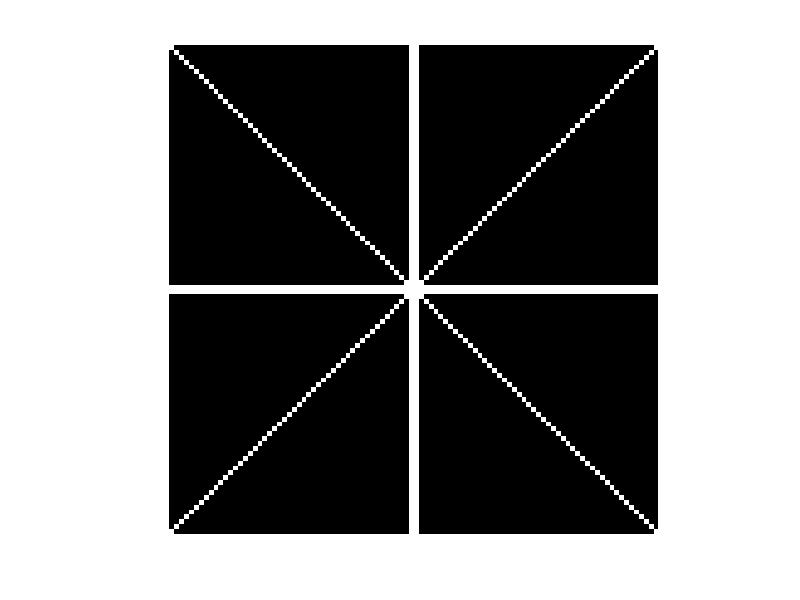

The MATLAB script that drew this image:
% LAB 5 - TASK 4 (BONUS)

% Create a 100x100 identity matrix and use imshow to plot a greyscale 
% representation of the identity matrix
% Use for loops and if statements to add to the identity matrix the 
% following white lines:
% - Add a horizontal line at rows 50 & 51
% - Add a vertical line at columns 50 & 51
% - Add a diagonal line from top right to bottom left

% -------------------------------------------------------------------------

% Create an identity matrix
identity_matrix = eye(100);

% For loop that will run 100 times (size of rows & columns)
for i = 1:100
    
    % HORIZONTAL LINES - For rows 50 & 51, all the columns will be updated
    identity_matrix(50, i) = 1;
    identity_matrix(51, i) = 1;

    % VERTICAL LINES - For columns 50 & 51, all the rows will be updated
    identity_matrix(i, 50) = 1;
    identity_matrix(i, 51) = 1;

    % DIAGONAL LINE - Starting at location (1,100), (2,99), (3, 98), etc...
    identity_matrix(i, 101-i) = 1;

end

% Display the final results
imshow(identity_matrix);
